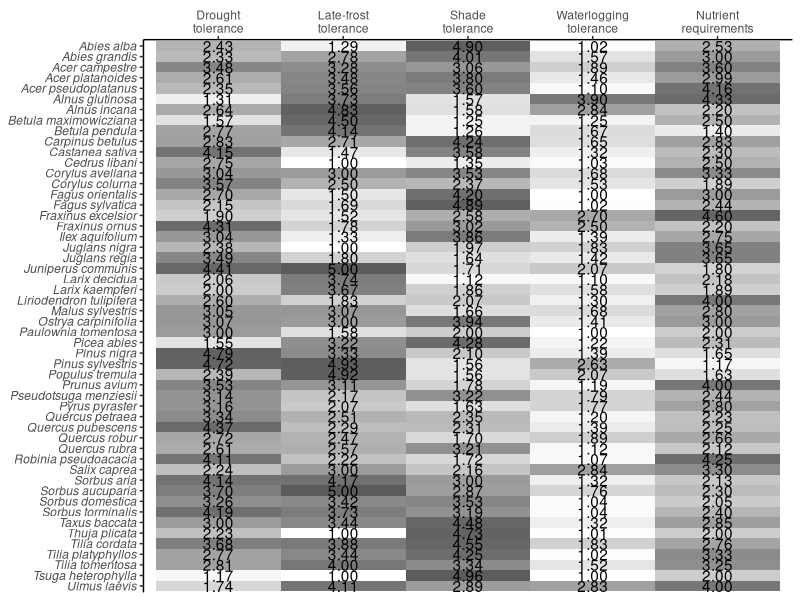
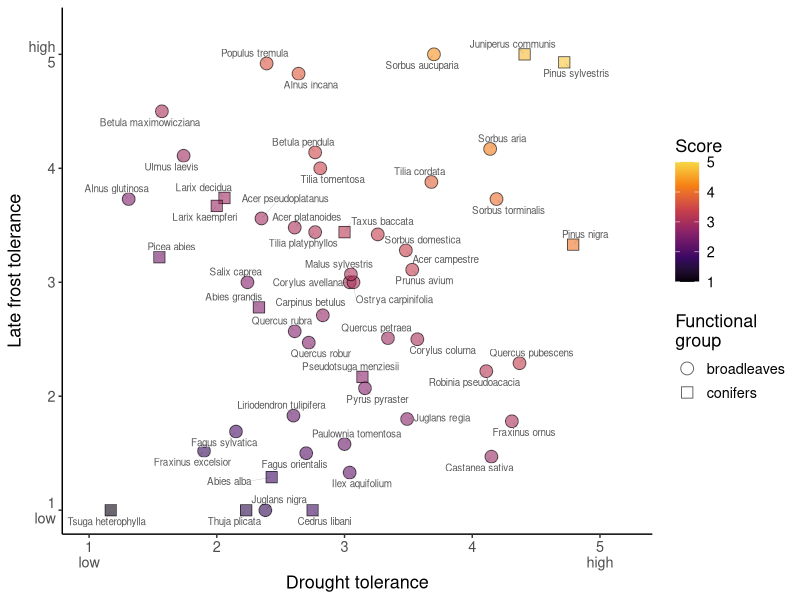
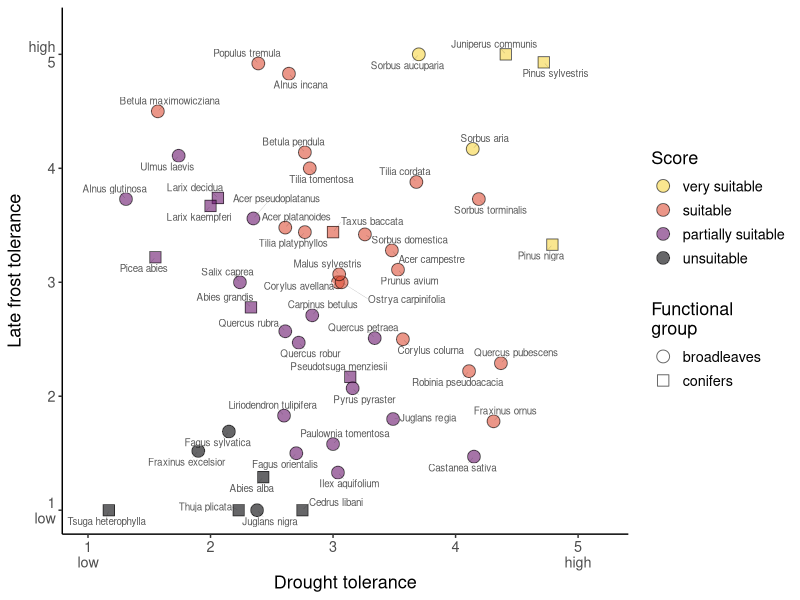
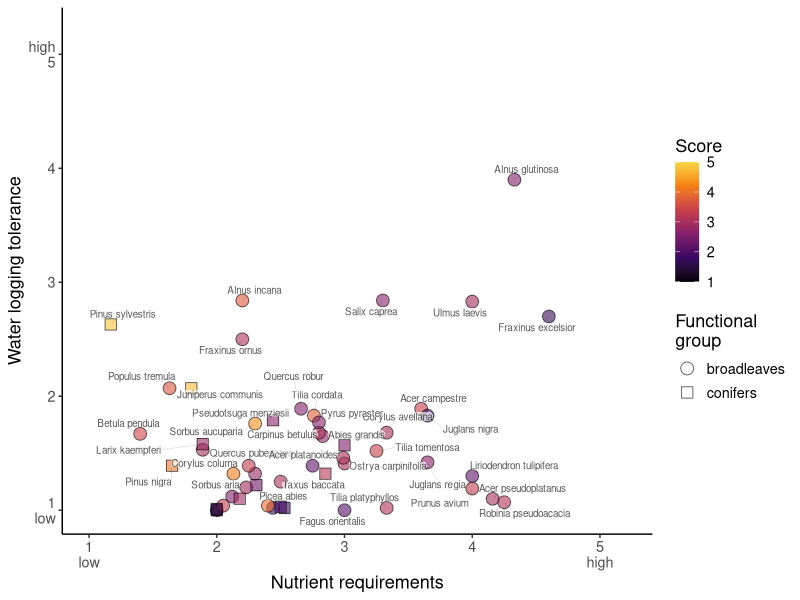
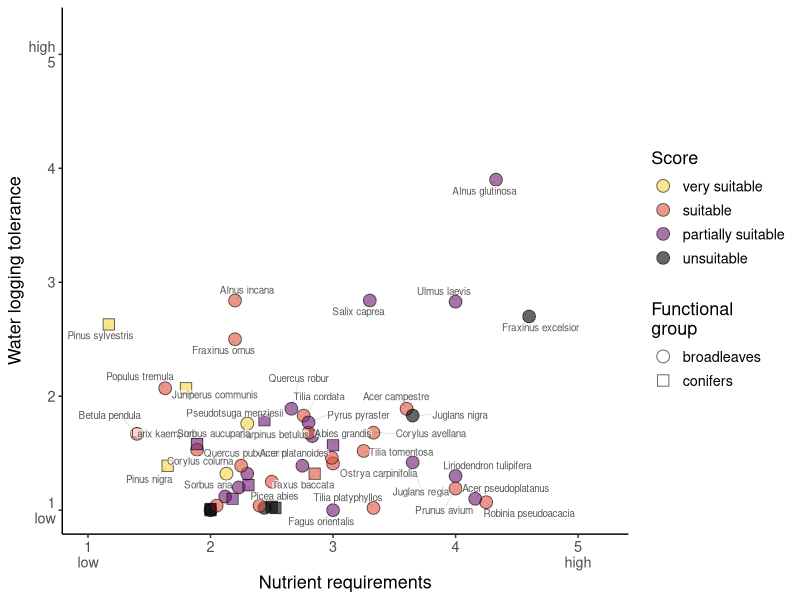
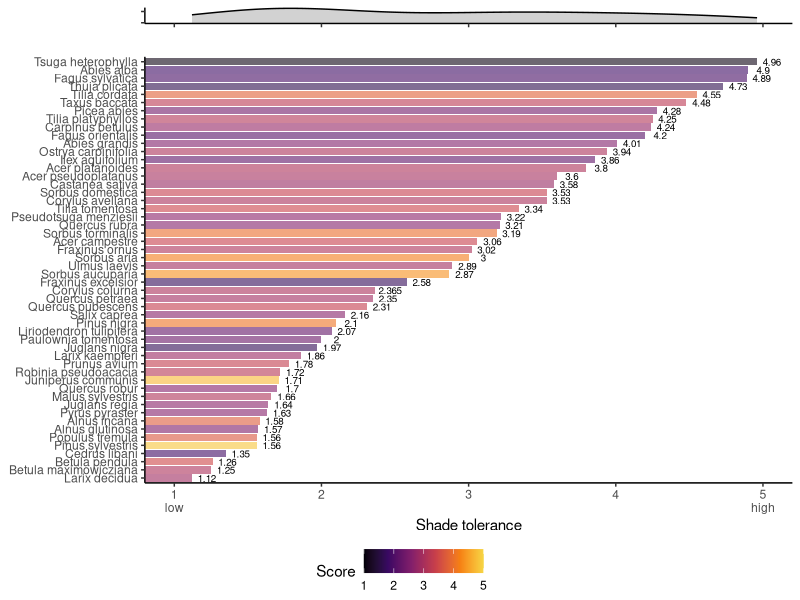
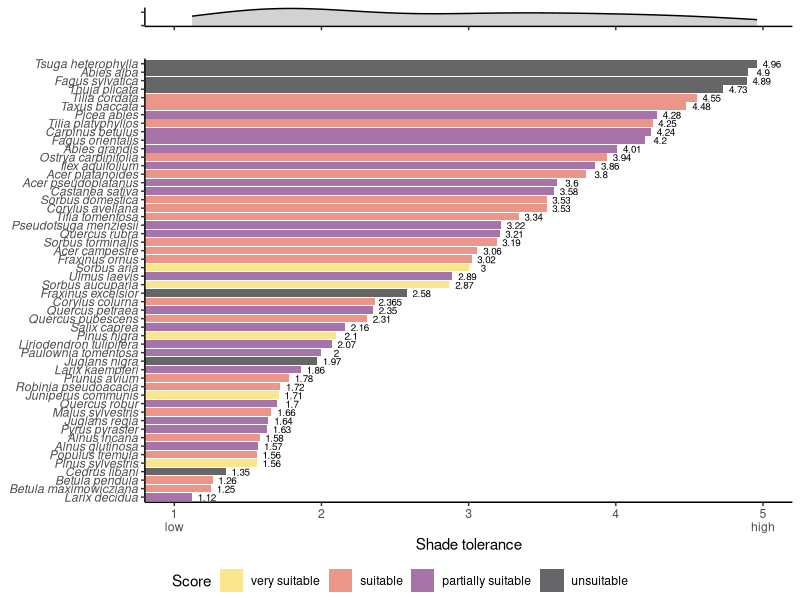
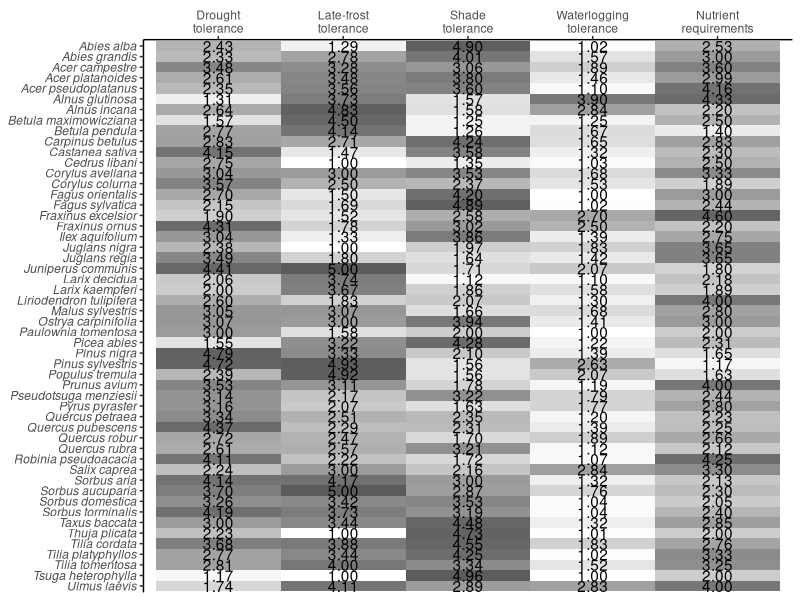

R code for these plots, in order:
## ---- chunk 1
# Packages for data handling
library(tidyverse)
library(data.table)

# Packages for visualization
library(ggrepel)
library(ggpubr) # ggarrange
# Packages for vis. this html document
library(kableExtra)

theme_set(theme_classic())
## ---- chunk 2
dat = fread("data/all_traits.csv")
colnames(dat)[1:8] = c("species", "drought", "late_frost", "shade", "waterlogging",
                       "nutrients", "score_1", "score_2")


dat = dat %>% 
  mutate(cat = ifelse(score_1 > 4, "very suitable",
                      ifelse(score_1 > 3, "suitable",
                             ifelse(score_1 > 2, "partially suitable",
                                    "unsuitable")))) %>% 
  mutate(cat = factor(cat,
                      levels = c("very suitable", "suitable",
                                 "partially suitable", "unsuitable")))
## ---- chunk 3
grds = list("drought" = c("darkred", "blue3", "Drought tolerance"),
            "late_frost" = c("orange2", "blue4", "Late frost tolerance"),
            "shade" = c("orange4", "orange1", "Shade tolerance"),
            "waterlogging" = c("blue", "steelblue", "Water logging tolerance"),
            "nutrients" = c("grey", "yellow4", "Nutrient requirements"),
            "score_1" = c("orange2", "blue4", "Score (drought and late frost)"),
            "score_2" = c("orange2", "blue4", "Score (drought x 2 and late frost)"))
## ---- chunk 4
dat %>% 
  dplyr::select(species, drought, late_frost, shade, waterlogging, nutrients) %>% 
  gather(., key, value, drought:nutrients) %>% 
  mutate(value = (format(value, digit = 3)),
         key = factor(key,
                      levels = c("drought", "late_frost", "shade",
                                 "waterlogging", "nutrients"),
                      labels = c("Drought\ntolerance",
                                 "Late-frost\ntolerance",
                                 "Shade\ntolerance",
                                 "Waterlogging\ntolerance",
                                 "Nutrient\nrequirements"))) %>% 
  ggplot(., aes(x = key, y = species)) +
  geom_tile(show.legend = F, aes(alpha = value)) +
  geom_text(aes(label = value)) +
  scale_x_discrete(position = "top") +
  scale_fill_viridis_c() +
  scale_alpha_discrete(range = c(0, 0.8)) +
  scale_y_discrete(limits=rev) +
  guides(alpha = F) +
  theme(axis.title = element_blank(),
        axis.text.y = element_text(face = "italic"))

ggsave("figs/tab1.jpg", width = 8, height = 12)
## ---- chunk 5
dat %>% 
  ggplot(., aes(x = drought, y = late_frost, 
                shape = type,
                fill = score_1)) +
  geom_point(size = 4,
             alpha = 0.6) +
  geom_label_repel(aes(label = species), 
                   alpha = 0.65, 
                   fill = "white",
                   segment.size = 0.05,
                   min.segment.length = 0,
                   label.size = NA,
                   label.padding = 0.01,
                   size = 2.5, 
                   show.legend = F) +
  scale_shape_manual(values = c(21, 22)) +
  scale_fill_viridis_c(option = "inferno", limits = c(1, 5), end = 0.9) +
  scale_size_continuous(range = c(0, 6)) +
  scale_x_continuous(breaks = 1:5, limits = c(1, 5.2),
                     labels = c("1\nlow", "2", "3", "4", "5\nhigh")) +
  scale_y_continuous(breaks = 1:5, limits = c(1, 5.2),
                     labels = c("1\nlow", "2", "3", "4", "high\n5")) +
  labs(x = grds[["drought"]][3],
       y = grds[["late_frost"]][3],
       fill = "Score",
       size = "Score",
       shape = "Functional\ngroup") +
  theme(text = element_text(size = 13))

ggsave(paste("figs/fig_2_drought_frost.jpg", sep = ""), width = 8.5, height = 5)
## ---- chunk 6
dat %>% 
  ggplot(., aes(x = drought, y = late_frost, 
                shape = type,
                fill = cat)) +
  geom_point(size = 4,
             alpha = 0.6) +
  geom_label_repel(aes(label = species), 
                   alpha = 0.65, 
                   fill = "white",
                   segment.size = 0.05,
                   min.segment.length = 0,
                   label.size = NA,
                   label.padding = 0.01,
                   size = 2.5, 
                   show.legend = F) +
  scale_shape_manual(values = c(21, 22)) +
  scale_fill_viridis_d(option = "inferno", direction = -1, end = 0.9) +
  scale_size_continuous(range = c(0, 6)) +
  scale_x_continuous(breaks = 1:5, limits = c(1, 5.2),
                     labels = c("1\nlow", "2", "3", "4", "5\nhigh")) +
  scale_y_continuous(breaks = 1:5, limits = c(1, 5.2),
                     labels = c("1\nlow", "2", "3", "4", "high\n5")) +
  guides(fill = guide_legend(override.aes = aes(shape = 21))) +
  labs(x = grds[["drought"]][3],
       y = grds[["late_frost"]][3],
       fill = "Score",
       size = "Score",
       shape = "Functional\ngroup") +
  theme(text = element_text(size = 13))

ggsave(paste("figs/fig_2_drought_frost_2.jpg", sep = ""), width = 8.5, height = 5)
## ---- chunk 7
dat %>% 
  ggplot(., aes(x = nutrients, y = waterlogging, 
                shape = type,
                fill = score_1)) +
  geom_point(size = 4,
             alpha = 0.6) +
  geom_label_repel(aes(label = species), 
                   alpha = 0.65, 
                   fill = "white",
                   segment.size = 0.05,
                   min.segment.length = 0,
                   label.size = NA,
                   label.padding = 0.01,
                   size = 2.5, 
                   show.legend = F) +
  scale_shape_manual(values = c(21, 22)) +
  scale_fill_viridis_c(option = "inferno", limits = c(1, 5), end = 0.9) +
  scale_size_continuous(range = c(0, 6)) +
  scale_x_continuous(breaks = 1:5, limits = c(1, 5.2),
                     labels = c("1\nlow", "2", "3", "4", "5\nhigh")) +
  scale_y_continuous(breaks = 1:5, limits = c(1, 5.2),
                     labels = c("1\nlow", "2", "3", "4", "high\n5")) +
  labs(x = grds[["nutrients"]][3],
       y = grds[["waterlogging"]][3],
       fill = "Score",
       size = "Score",
       shape = "Functional\ngroup") +
  theme(text = element_text(size = 13))

ggsave(paste("figs/fig_3_nutrients_waterlogging.jpg", sep = ""), width = 8.5, height = 5)
## ---- chunk 8
dat %>% 
  ggplot(., aes(x = nutrients, y = waterlogging, 
                shape = type,
                fill = cat)) +
  geom_point(size = 4,
             alpha = 0.6) +
  geom_label_repel(aes(label = species), 
                   alpha = 0.65, 
                   fill = "white",
                   segment.size = 0.05,
                   min.segment.length = 0,
                   label.size = NA,
                   label.padding = 0.01,
                   size = 2.5, 
                   show.legend = F) +
  scale_shape_manual(values = c(21, 22)) +
  scale_fill_viridis_d(option = "inferno", direction = -1, end = 0.9) +
  scale_size_continuous(range = c(0, 6)) +
  scale_x_continuous(breaks = 1:5, limits = c(1, 5.2),
                     labels = c("1\nlow", "2", "3", "4", "5\nhigh")) +
  scale_y_continuous(breaks = 1:5, limits = c(1, 5.2),
                     labels = c("1\nlow", "2", "3", "4", "high\n5")) +
  guides(fill = guide_legend(override.aes = aes(shape = 21))) +
  labs(x = grds[["nutrients"]][3],
       y = grds[["waterlogging"]][3],
       fill = "Score",
       size = "Score",
       shape = "Functional\ngroup") +
  theme(text = element_text(size = 13))

ggsave(paste("figs/fig_3_nutrients_waterlogging_2.jpg", sep = ""), width = 8.5, height = 5)
## ---- chunk 9
trait = "shade"
trait <- sym(trait)
levs = dat %>% arrange(!!trait) %>% select(species)

p1 = dat %>%
  ggplot(., aes(x = !!trait)) +
  coord_cartesian(xlim= c(1, 5)) +
  geom_density(fill = "grey", alpha =.7) + #grds[[trait]][2]
  scale_y_continuous(breaks = c(0, 0.25, 0.5)) +
  theme(axis.title = element_blank(),
        axis.text = element_blank())

p2 = dat %>% 
  mutate(species = factor(species, levels = levs$species)) %>% 
  ggplot(., aes(x = species, y = !!trait, 
                fill = score_1)) +
  geom_bar(stat = "identity", alpha = 0.6) +
  geom_text(aes(label = !!trait), nudge_y = 0.1, size = 2.5) +
  scale_fill_viridis_c(option = "inferno", limits = c(1, 5), end = 0.9) +
  scale_y_continuous(breaks = 1:5,
                     labels = c("1\nlow", "2", "3", "4", "5\nhigh")) +
  coord_flip(ylim= c(1, 5)) +
  labs(y = grds[[trait]][3],
       fill = "Score") +
  theme(axis.title.y = element_blank())

ggarrange(p1, ggplot() + theme_void(), p2, ncol = 1, 
          heights = c(0.5, -0.2, 3),
          align = "hv",
          legend = "bottom",
          common.legend = T)

ggsave(paste("figs/fig_4_", trait, "_density.jpg", sep = ""), width = 8, height = 7.3)
## ---- chunk 10
p2 = dat %>% 
  mutate(species = factor(species, levels = levs$species)) %>% 
  ggplot(., aes(x = species, y = !!trait, 
                fill = cat)) +
  geom_bar(stat = "identity", alpha = 0.6, linewidth = 0.1) +
  geom_text(aes(label = !!trait), nudge_y = 0.1, size = 2.5) +
  scale_fill_viridis_d(option = "inferno", direction = -1, end = 0.9) +  
  scale_color_viridis_d(option = "inferno", direction = -1, end = 0.9) +
  scale_y_continuous(breaks = 1:5,
                     labels = c("1\nlow", "2", "3", "4", "5\nhigh")) +
  coord_flip(ylim= c(1, 5)) +
  labs(y = grds[[trait]][3],
       fill = "Score") +
  theme(axis.title.y = element_blank(),
        axis.text.y = element_text(face = "italic"))

ggarrange(p1, ggplot() + theme_void(), p2, ncol = 1, 
          heights = c(0.5, -0.2, 3),
          align = "hv",
          legend = "bottom",
          common.legend = T)

ggsave(paste("figs/fig_4_", trait, "_density_2.jpg", sep = ""), width = 9, height = 7.3)
## ---- chunk 11
res = data.frame()
for (i in 2:6){
  nt = shapiro.test(dat[[i]])
  nsig = ifelse(nt$p.value <= 0.05, "Not normal", "normal")
  cts = cor.test(dat[[i]], dat[[7]], method = "spearman")
  
  res = bind_rows(res,
                  data.frame(var = colnames(dat)[i],
                             shaphiro.wilk.p = format(nt$p.value, scientific = T, digits = 2),
                             # shaphiro.res = nsig,
                             spearman.rho = round(cts$estimate, 2),
                             spearman.p = format(cts$p.value, scientific = T, digits = 2)))
}
rownames(res) = NULL
colnames(res) = c("Trait", "Shapiro-Wilk p-value", "Spearman's r", "Spearman's p-value")
res %>% 
  fwrite(., file = "correlations.csv", row.names = F)
## ---- chunk 12
res %>% 
  kbl(caption = "Results of Shapiro-Wilk normality test and Spearman's rank correlation.") %>%
  kable_styling(full_width = F)
